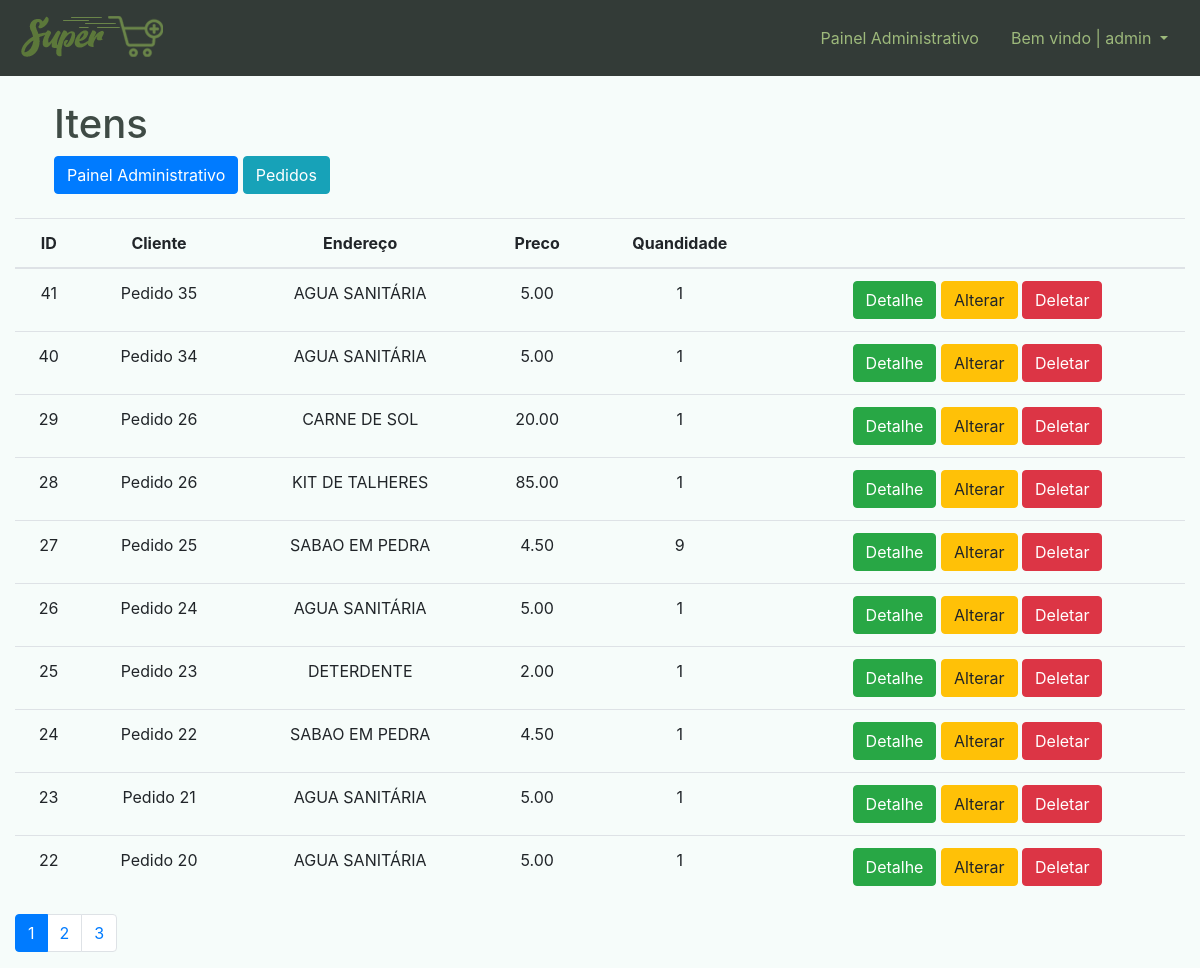
Page /dashboard/itens/ (signed in) on the earlier database version.
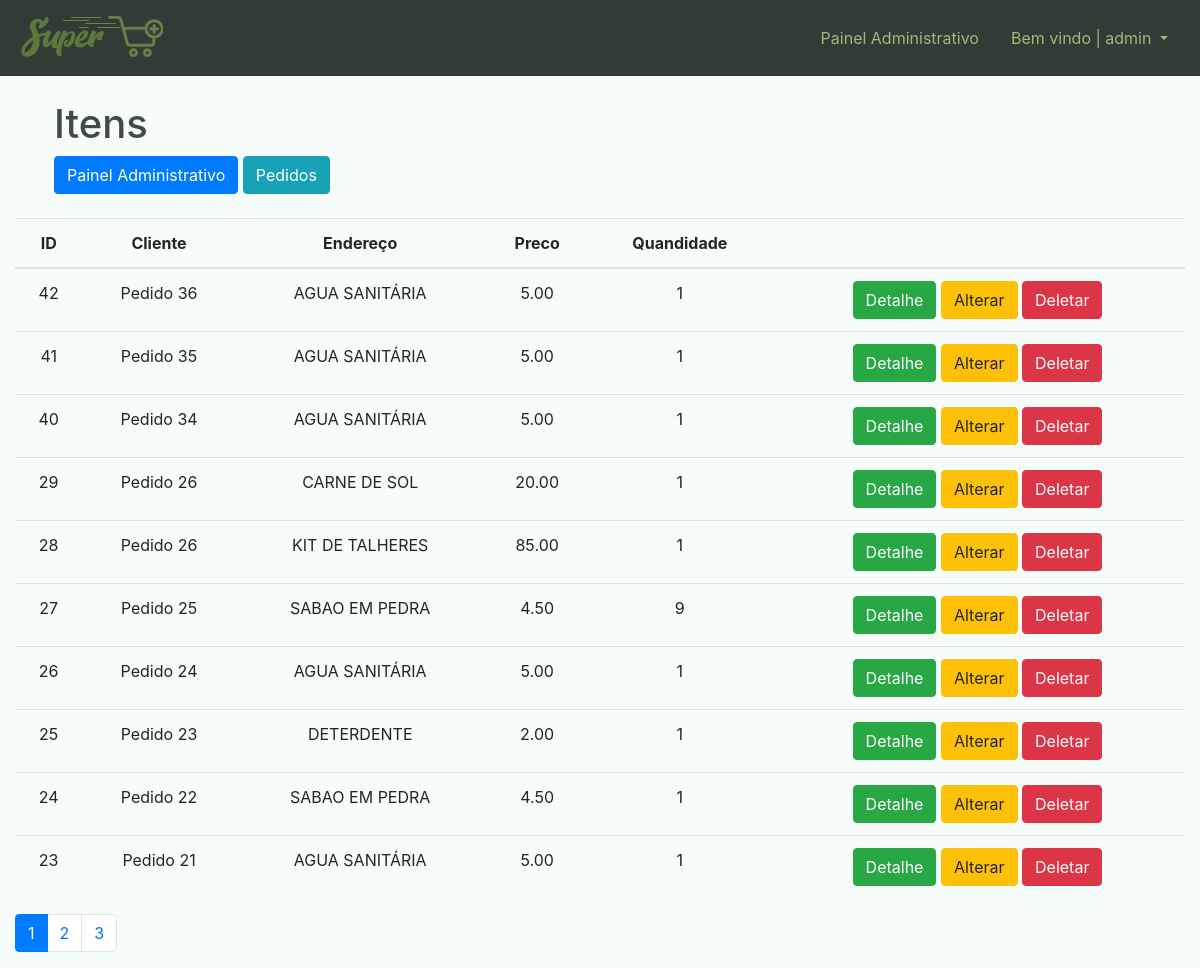
Same page on the later database version.
### pedido/models.py (models this page shows, shortened)
class ItemPedido(models.Model):
    pedido = models.ForeignKey(Pedido,related_name='pedidos',on_delete=models.CASCADE, verbose_name='Pedido')
    produto = models.ForeignKey(Produto, on_delete=models.CASCADE, verbose_name='Produto')
    preco = models.DecimalField(max_digits=10, decimal_places=2, verbose_name='Preço')
    quantidade = models.PositiveIntegerField(validators=[MinValueValidator(1), MaxValueValidator(100),])

class Pedido(models.Model):
    cliente = models.CharField(max_length=100, blank=False,verbose_name='Cliente')
    endereco = models.CharField(max_length=100, blank=False,verbose_name='Endereço')
    pago = models.BooleanField(auto_created=True, default=True, verbose_name='Pago')
    def __str__(self):
        return str(f'Pedido {self.id}')

### dashboard/models.py (models this page shows)
class Produto(models.Model):
    categoria = models.ForeignKey(Categoria, on_delete=models.CASCADE, verbose_name='Categoria')
    nome = models.CharField(max_length=150, unique=True, blank=False, null=False, verbose_name='Produto')
    quantidade = models.IntegerField(blank=False, null=False, verbose_name='Quantidade')
    valor_pago = models.DecimalField(max_digits=6, decimal_places=2, blank=False, null=False,verbose_name='Valor Pago')
    preco_medio = models.DecimalField(default=0.00, max_digits=5, decimal_places=2, blank=False, null=False,verbose_name='Preço de Venda',editable=False)
    data_criada = models.DateTimeField(auto_now_add=True, verbose_name='Criado')
    data_modificacao = models.DateTimeField(auto_now=True,verbose_name='Modificado')
    status = models.BooleanField(default=True, auto_created=True)
    def __str__(self):
        return self.nome

### dashboard/views.py (the view)
# urls.py: path('itens/', itens_list, name='itens_list'),
@login_required()
@permission_required(perm='foo.view_bar', login_url='dash_index',raise_exception=True)
def itens_list(request):
    contexto = {}
    itens = ItemPedido.objects.all().order_by('-id')
    contexto['itens'] = paginacao(request, itens)
    return render(request, 'dashboard/itens/dash_itens.html', contexto)

### dashboard/views.py (called while the page is built)
def paginacao(request, model, qnd=10):
    paginacao = Paginator(model, qnd)
    paginas = request.GET.get('p')
    model = paginacao.get_page(paginas)
    return model

### dashboard/templates/dashboard/itens/dash_itens.html (shortened to what this page needs)
{% extends 'base.html' %}
{% block navbar %}
{% include 'parciais/_dash_header.html' %}
{% endblock %}
{% block main %}
<div class="container-fluid mt-4">
    <div class="row ml-4">
        <div class="col-12">
            <h1>Itens</h1>
        </div>
        <div class="col">
            <a href="{% url 'dash_index' %}" class="btn btn-primary">Painel Administrativo</a>
            <a href="{% url 'pedidos_list' %}" class="btn btn-info">Pedidos</a>
        </div>
    </div>
    <br>
    <table class="table table-hover">
        <thead>
            <tr style="text-align: center; vertical-align: middle;">
                <th>ID</th>
                <th>Cliente</th>
                <th>Endereço</th>
                <th>Preco</th>
                <th>Quandidade</th>
                <th></th>
            </tr>
        </thead>
        <tbody>
            {% for item in itens %}
            <tr style="text-align: center; vertical-align: middle;">
                <td>{{item.id}}</td>
                <td>{{item.pedido}}</td>
                <td>{{item.produto}}</td>
                <td>{{item.preco}}</td>
                <td>{{item.quantidade}}</td>
                <td>
                    <a href="{% url 'item_detalhe' item.id %}" class="btn btn-success">Detalhe</a>
                    <a href="{% url 'item_update' item.id %}" class="btn btn-warning">Alterar</a>
                    <a href="{% url 'item_del' item.id %}" class="btn btn-danger">Deletar</a>
                </td>
            </tr>
            {% endfor %}
        </tbody>
    </table>
    <nav aria-label="Paginação de itens">
        <ul class="pagination">
            {% for pagina in itens.paginator.page_range %}
            {% if itens.number == pagina %}
            <li class="page-item active"><a class="page-link" href="?p={{pagina}}">{{pagina}}</a></li>
            {%else%}
            <li class="page-item"><a class="page-link" href="?p={{pagina}}">{{pagina}}</a></li>
            {%endif%}
            {%endfor%}
        </ul>
    </nav>
</div>
{% endblock %}

Differences in the rows shown:
no longer on this page (row unchanged): ItemPedido: id "22", pedido "Pedido 20", produto "AGUA SANITÁRIA", preco "5.00", quantidade "1"
added ItemPedido: id "42", pedido "Pedido 36", produto "AGUA SANITÁRIA", preco "5.00", quantidade "1"
